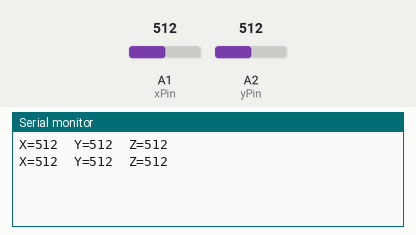
Simulated run of this sketch. Board: Arduino Uno, built with avr-gcc and run on an emulated ATmega328P. Shown: the last lines printed to the serial monitor. The test bench sets the inputs (shaded band); at power-on: A1 (xPin) = 512, A2 (yPin) = 512.

Above: at 1.2 s.
1.3 s: A1 (xPin) set to 716
At 2.3 s:
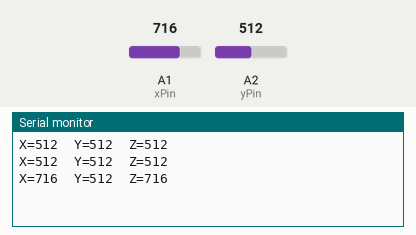
2.8 s: A2 (yPin) set to 716
At 3.8 s:
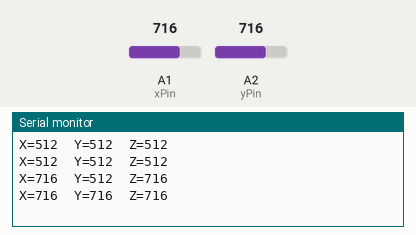
4.3 s: A1 (xPin) set to 900
At 5.6 s:
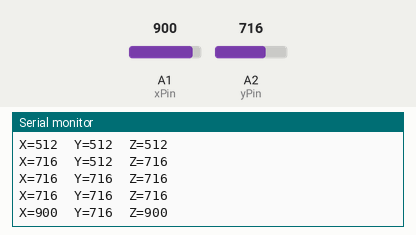
5.8 s: A2 (yPin) set to 900
At 6.7 s:
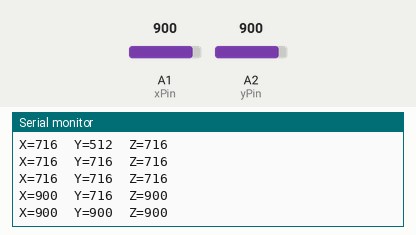
Timing chart, 0 to 8.3 s (numbered marks = the images above; inputs shaded):
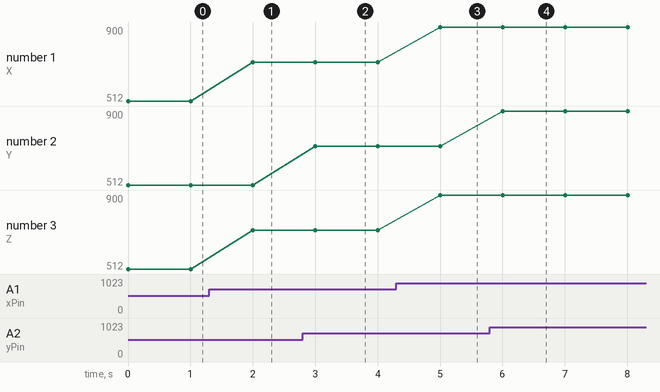

The sketch:

gyro_test.ino
```cpp
const int xPin = 1;
const int yPin = 2;
const int zPin = 3;

void setup() {
// put your setup code here, to run once:
Serial.begin(9600);
}

void loop() {
// put your main code here, to run repeatedly:
int xValue = analogRead(xPin);
int yValue = analogRead(yPin);
int zValue = analogRead(xPin);

Serial.print("X="); Serial.print(xValue); Serial.print("\t");
Serial.print("Y="); Serial.print(yValue); Serial.print("\t");
Serial.print("Z="); Serial.print(zValue); Serial.print("\n");
delay(1000);
}
```

Measured:
- after the input at 1.3 s, the serial monitor: prints a new line after 0.70 s (image 1)
- after the input at 2.8 s, the serial monitor: prints a new line after 0.20 s (image 2)
- after the input at 4.3 s, the serial monitor: prints a new line after 0.71 s (image 3)
- after the input at 5.8 s, the serial monitor: prints a new line after 0.21 s (image 4)
- plotted number 1: 512 → 716 after the input at 1.3 s, 716 → 900 after the input at 4.3 s
- plotted number 3: 512 → 716 after the input at 1.3 s, 716 → 900 after the input at 4.3 s
